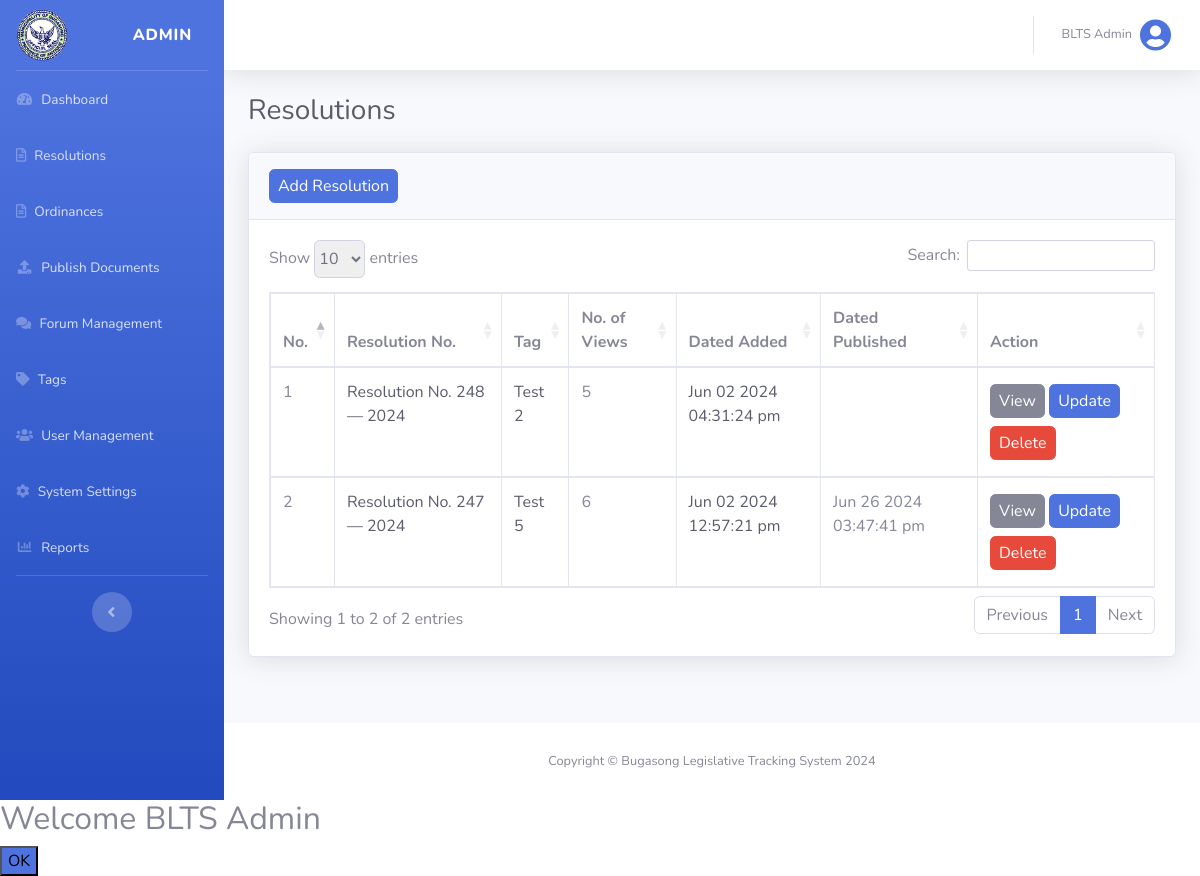
The app's page /views/admin_resolution.php?manage (signed in) with its own data.
### tables this page shows
CREATE TABLE `system_settings` (
  `system_setting_id` int(255) NOT NULL,
  `system_logo` varchar(255) NOT NULL
);

CREATE TABLE `users` (
  `user_id` int(255) NOT NULL,
  `name` varchar(255) NOT NULL,
  `email` varchar(255) NOT NULL,
  `username` varchar(255) NOT NULL,
  `password` varchar(255) NOT NULL,
  `status` int(255) NOT NULL DEFAULT 0,
  `user_type` varchar(255) NOT NULL DEFAULT 'citizen',
  `date_added` datetime NOT NULL DEFAULT current_timestamp()
);

CREATE TABLE `resolutions` (
  `resolution_id` int(255) NOT NULL,
  `user_id` int(255) NOT NULL,
  `tag_id` int(255) NOT NULL,
  `title` longtext NOT NULL,
  `resolutionNo` varchar(255) NOT NULL,
  `whereasClauses` longtext NOT NULL,
  `resolvingClauses` longtext NOT NULL,
  `optionalClauses` longtext NOT NULL,
  `approvalDetails` longtext NOT NULL,
  `file` varchar(255) NOT NULL,
  `date_added` datetime NOT NULL DEFAULT current_timestamp(),
  `date_publish` datetime(6) DEFAULT NULL,
  `status` int(255) NOT NULL DEFAULT 0
);

CREATE TABLE `tags` (
  `tag_id` int(255) NOT NULL,
  `tag_name` varchar(255) NOT NULL,
  `date_added` datetime NOT NULL DEFAULT current_timestamp()
);

### config/functions.php (called while the page is built, shortened)
<?php
function isLogin()
{
    return isset($_SESSION['isLogin']);
}
function isAdmin()
{
    return isset($_SESSION['user_type']) && $_SESSION['user_type'] === 'admin';
}
function logName()
{
    $users = find('users', ['user_id' => $_SESSION['user_id']]);
    return !empty($users) ? $users['name'] : null;
}
function logUsertype()
{
    return $_SESSION['user_type'];
}
function getAllResolutionsDesc($limit)
{
    return findAll('resolutions', 'resolution_id', 'DESC', $limit);
}
function getTagByID($id)
{
    return find('tags', ['tag_id' => $id]);
}
function getResolutionViewCount($resolution_id)
{
    global $conn;
    $query = "
        SELECT
            o.resolution_id,
            COUNT(dv.document_id) AS view_count
        FROM
            resolutions o
        LEFT JOIN
            document_views dv
        ON
            o.resolution_id = dv.document_id
        WHERE
            o.resolution_id = ?
        GROUP BY
            o.resolution_id;
    ";
    $stmt = mysqli_prepare($conn, $query);
    mysqli_stmt_bind_param($stmt, "i", $resolution_id);
    mysqli_stmt_execute($stmt);
    $result = mysqli_stmt_get_result($stmt);
    $row = mysqli_fetch_assoc($result);
    if ($row) {
        return $row['view_count'];
    } else {
        return 0;
    }
}
function getSystemSettings()
{
    global $conn;
    $query = "SELECT * FROM system_settings";
    $settings = array();
    if ($result = $conn->query($query)) {
        while ($row = $result->fetch_assoc()) {
            $settings = $row;
        }
    } else {
        return false;
    }
    return $settings;
}

### config/database.php (called while the page is built, shortened)
<?php
$host = "localhost";
$username = "root";
$password = "";
$database = "blts";
$conn = mysqli_connect($host, $username, $password, $database);
function find($table, $conditions)
{
    global $conn;
    $sql = "SELECT * FROM $table WHERE ";
    $params = [];
    foreach ($conditions as $column => $value) {
        $sql .= "$column = ? AND ";
        $params[] = $value;
    }
    $sql = substr($sql, 0, -4);
    $stmt = mysqli_prepare($conn, $sql);
    $types = str_repeat("s", count($params));
    $stmt->bind_param($types, ...$params);
    $stmt->execute();
    $result = $stmt->get_result();
    return $result->fetch_assoc();
}
function findAll($table, $orderBy = null, $direction = 'ASC', $limit = null)
{
    global $conn;
    $sql = "SELECT * FROM $table";
    if ($orderBy === 'RAND()') {
        $sql .= " ORDER BY RAND()";
    } elseif ($orderBy) {
        $sql .= " ORDER BY $orderBy $direction";
    }
    $result = mysqli_query($conn, $sql);
    return mysqli_fetch_all($result, MYSQLI_ASSOC);
}

### views/admin_resolution.php (the view, shortened to what this page needs)
<?php
@include('header.php');
?>
<div id="content-wrapper" class="d-flex flex-column">
    <div id="content">
        <?php @include('top_navbar.php'); ?>
        <?php if (isAdmin()) : ?>
            <div class="container-fluid">
                <div class="d-sm-flex align-items-center justify-content-between mb-4">
                    <h1 class="h3 mb-0 text-gray-800">Resolutions</h1>
                </div>
                <div class="card shadow mb-4">
                    <div class="card-header py-3">
                        <?php if (isset($_GET['manage'])) : ?>
                            <a href="admin_add_resolution.php" class="btn btn-primary px-2 py-1">Add Resolution</a>
                        <?php endif; ?>
                    </div>
                    <div class="card-body">
                        <div class="table-responsive">
                            <table class="table table-bordered" id="dataTable1" width="100%" cellspacing="0">
                                <thead>
                                    <tr>
                                        <th>No.</th>
                                        <th>Resolution No.</th>
                                        <th>Tag</th>
                                        <th>No. of Views</th>
                                        <th>Dated Added</th>
                                        <th>Dated Published</th>
                                        <th style="width: 20%;"><?php if (isset($_GET['publish'])) : ?>Status<?php endif; ?><?php if (isset($_GET['manage'])) : ?>Action<?php endif; ?></th>
                                    </tr>
                                </thead>
                                <tbody>
                                    <?php $count = 1; ?>
                                    <?php foreach (getAllResolutionsDesc(null) as $resolution) :  ?>
                                        <tr>
                                            <td><?php echo $count++; ?></td>
                                            <td class="text-gray-800"><?php echo $resolution['resolutionNo']; ?></td>
                                            <td class="text-gray-800"><?php echo isset(getTagByID($resolution['tag_id'])['tag_name']) ? getTagByID($resolution['tag_id'])['tag_name'] : ''; ?></td>
                                            <td>
                                                <?php echo getResolutionViewCount($resolution['resolution_id']); ?>
                                            </td>
                                            <td class="text-gray-800"><?php echo date('M d Y h:i:s a', strtotime($resolution['date_added'])); ?></td>
                                            <td><?php echo ($resolution['status'] == 1) ? date('M d Y h:i:s a', strtotime($resolution['date_publish'])) : ''; ?></td>
                                            <td>
                                                <?php if (isset($_GET['manage'])) : ?>
                                                    <a href="view_resolution.php?resolution_id=<?php echo $resolution['resolution_id']; ?>" class="btn btn-secondary px-2 py-1 my-1">View</a>
                                                    <a href="admin_update_resolution.php?resolution_id=<?php echo $resolution['resolution_id']; ?>" class="btn btn-primary px-2 py-1 my-1">Update</a>
                                                    <a href="../actions/admin_delete.php?delete_resolution=delete&resolution_id=<?php echo $resolution['resolution_id']; ?>" class="btn btn-danger px-2 py-1 my-1 delete">Delete</a>
                                                <?php endif; ?>
                                            </td>
                                        </tr>
                                    <?php endforeach; ?>
                                </tbody>
                            </table>
                        </div>
                    </div>
                </div>
            </div>
        <?php else : redirect('dashboard', ''); ?>
        <?php endif; ?>
    </div>
    <footer class="sticky-footer bg-white">
        <div class="container my-auto">
            <div class="copyright text-center my-auto">
                <span>Copyright &copy; Bugasong Legislative Tracking System 2024</span>
            </div>
        </div>
    </footer>
</div>
<?php
@include('footer.php');
?>

### views/header.php (shortened to what this page needs)
<!DOCTYPE html>
<html lang="en">
<head>
    <link href="../vendor/fontawesome-free/css/all.min.css" rel="stylesheet" type="text/css">
    <link href="../css/sb-admin-2.min.css" rel="stylesheet">
    <link href="../css/datatable.css" rel="stylesheet">
    <link href="../css/styles.css" rel="stylesheet">
</head>
<body id="page-top">
    <div id="wrapper">
        <?php if (isLogin()) : ?>
            <ul class="navbar-nav bg-gradient-primary sidebar sidebar-dark accordion" id="accordionSidebar">
                <a class="sidebar-brand d-flex align-items-center justify-content-between" id="brandLink" data-title="BLTS - Dashboard" href="admin_home.php">
                    <div class="sidebar-brand-icon">
                        <?php echo (!empty(getSystemSettings()['system_logo'])) ? '<img width="52px" class="img-fluid" src="' . getSystemSettings()['system_logo'] . '">' : '<img width="52px" class="img-fluid" src="../uploads/placeholder.png" alt="placeholder">'; ?>
                    </div>
                    <div class="sidebar-brand-text mx-3"><?php echo logUsertype(); ?></div>
                </a>
                <hr class="sidebar-divider my-0">
                <li class="nav-item">
                    <a class="nav-link Links" id="dashboardLink" href="admin_home.php" data-title="BLTS - Dashboard">
                        <i class="fas fa-fw fa-tachometer-alt"></i>
                        <span>Dashboard</span>
                    </a>
                </li>
                <?php if (isAdmin()) : ?>
                    <li class="nav-item">
                        <a class="nav-link Links" href="admin_resolution.php?manage" id="ResolutionsLink" data-title="BLTS - Resolutions">
                            <i class="far fa-file-alt"></i>
                            <span>Resolutions</span>
                        </a>
                    </li>
                    <li class="nav-item">
                        <a class="nav-link Links" href="admin_ordinance.php?manage" id="OrdinancesLink" data-title="BLTS - Ordinances">
                            <i class="far fa-file-alt"></i>
                            <span>Ordinances</span>
                        </a>
                    </li>
                    <li class="nav-item">
                        <a class="nav-link Links" id="publishDocumentLink" href="#" data-toggle="collapse" data-target="#DocumentPublishPage" aria-expanded="true" aria-controls="DocumentPublishPage" data-title="BLTS - Publish Documents">
                            <i class="fas fa-fw fa-upload"></i>
                            <span>Publish Documents</span>
                        </a>
                    </li>
                    <li class="nav-item">
                        <a class="nav-link Links" href="admin_forum.php" id="ForumManagementLink" data-title="BLTS - Forum Management">
                            <i class="fas fa-comments"></i>
                            <span>Forum Management</span>
                        </a>
                    </li>
                    <li class="nav-item">
                        <a class="nav-link Links" href="admin_tag.php" id="TagsLink" data-title="BLTS - Tags">
                            <i class="fas fa-tag"></i>
                            <span>Tags</span>
                        </a>
                    </li>
                    <li class="nav-item">
                        <a class="nav-link Links" href="admin_user_management.php" id="UserManagementLink" data-title="BLTS - User Management">
                            <i class="fas fa-users"></i>
                            <span>User Management</span>
                        </a>
                    </li>
                    <li class="nav-item">
                        <a class="nav-link Links" href="admin_system_setting.php" id="SystemSettingLink" data-title="BLTS - System Settings">
                            <i class="fas fa-cog"></i>
                            <span>System Settings</span>
                        </a>
                    </li>
                    <li class="nav-item">
                        <a class="nav-link Links" id="ReportLink" href="#" data-toggle="collapse" data-target="#ReportPage" aria-expanded="true" aria-controls="ReportPage" data-title="BLTS - Reports">
                            <i class="fas fa-fw fa-chart-bar"></i>
                            <span>Reports</span>
                        </a>
                    </li>
                    <?php endif; ?>
                <hr class="sidebar-divider d-none d-md-block">
                <div class="text-center d-none d-md-inline">
                    <button class="rounded-circle border-0" id="sidebarToggle"></button>
                </div>
            </ul>
        <?php endif;

### views/top_navbar.php (shortened to what this page needs)
<nav class="navbar navbar-expand navbar-light bg-white topbar mb-4 shadow">
    <ul class="navbar-nav ml-auto">
        <li class="nav-item dropdown no-arrow">
            <a class="nav-link dropdown-toggle" href="#" id="userDropdown" role="button" data-toggle="dropdown" aria-haspopup="true" aria-expanded="false">
                <span class="mr-2 d-none d-lg-inline text-gray-600 small"><?php echo logName(); ?></span>
                <i class="img-profile rounded-circle fas fa-user-circle fa-2x text-primary"></i>
            </a>
        </li>
    </ul>
</nav>

### records on screen
system_settings: system_logo (picture)
users: name "BLTS Admin"
resolutions: resolutionNo "Resolution No. 248 — 2024", tag.tag_name "Test 2", resolution_id "5", date_added "Jun 02 2024 04:31:24 pm"
resolutions: resolutionNo "Resolution No. 247 — 2024", tag.tag_name "Test 5", resolution_id "6", date_added "Jun 02 2024 12:57:21 pm", date_publish "Jun 26 2024 03:47:41 pm"

### other values on screen
logUsertype() "ADMIN"
